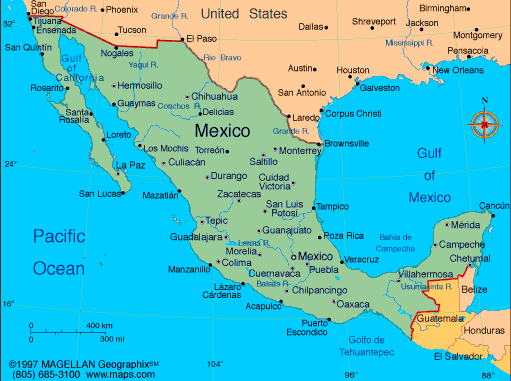
#> input picture assets/mexico.gif, 511 x 381 px
$ python app.py   (older library calls are emulated)
#> lines starting #> are read from the running program, lines starting #| are printed output that depends on the picture
# -*- coding: utf-8 -*-

import numpy as np
import scipy.misc as misc
import matplotlib
matplotlib.use("TkAgg")
import matplotlib.pyplot as plt
import json
import imageio
import subprocess
import time
from tkinter import *
from tkinter.ttk import *
from matplotlib.backends.backend_tkagg import FigureCanvasTkAgg

def indexOfClosest(x, y, px, py):
     return np.argmin([(x-px[i])**2 + (y-py[i])**2 for i in range(len(px))])

pX = []
pY = []
nombres = []
MEX = imageio.imread("assets/mexico.gif")
#> MEX is the input picture: shape (381, 511, 3); mean R, G, B 82, 192.5, 200.2
MEX = misc.imresize(MEX,185)
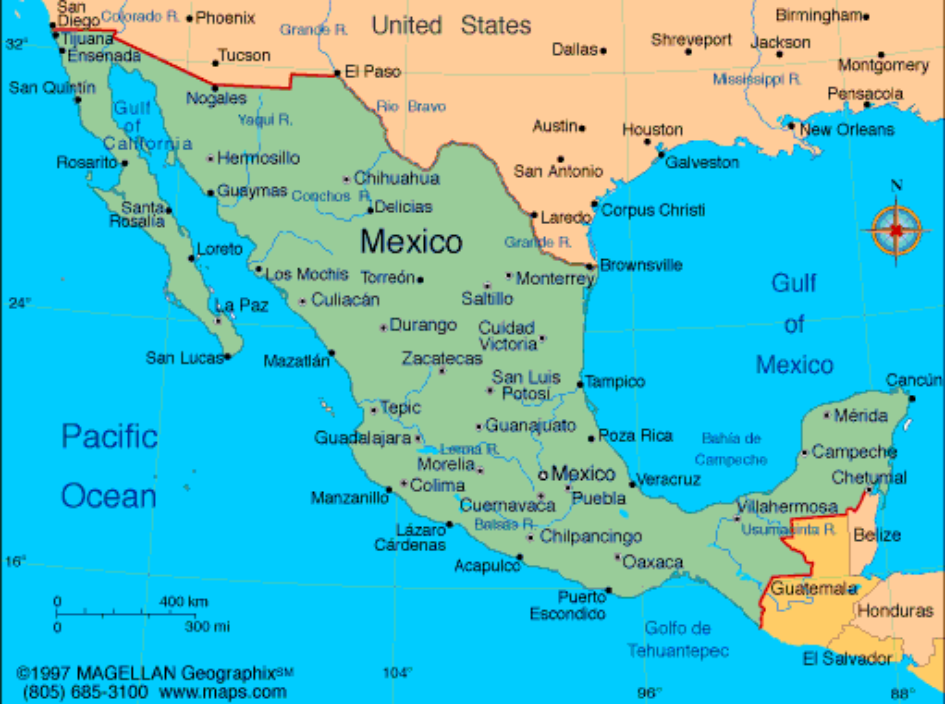
#> MEX: shape (704, 945, 3); mean R, G, B 82, 192.5, 200.2
#> (the run stopped early here; a loop or call above may not have finished)
